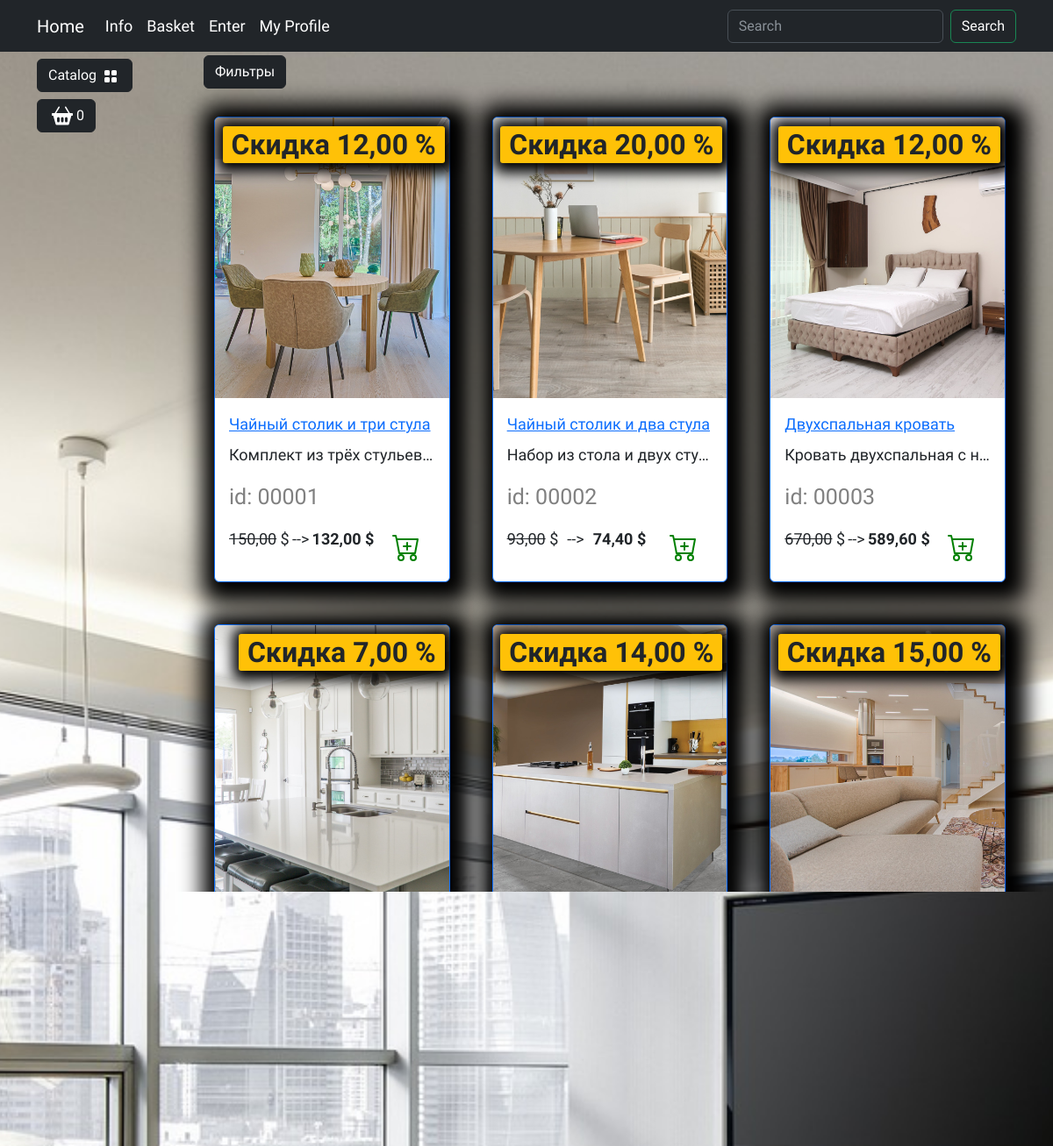
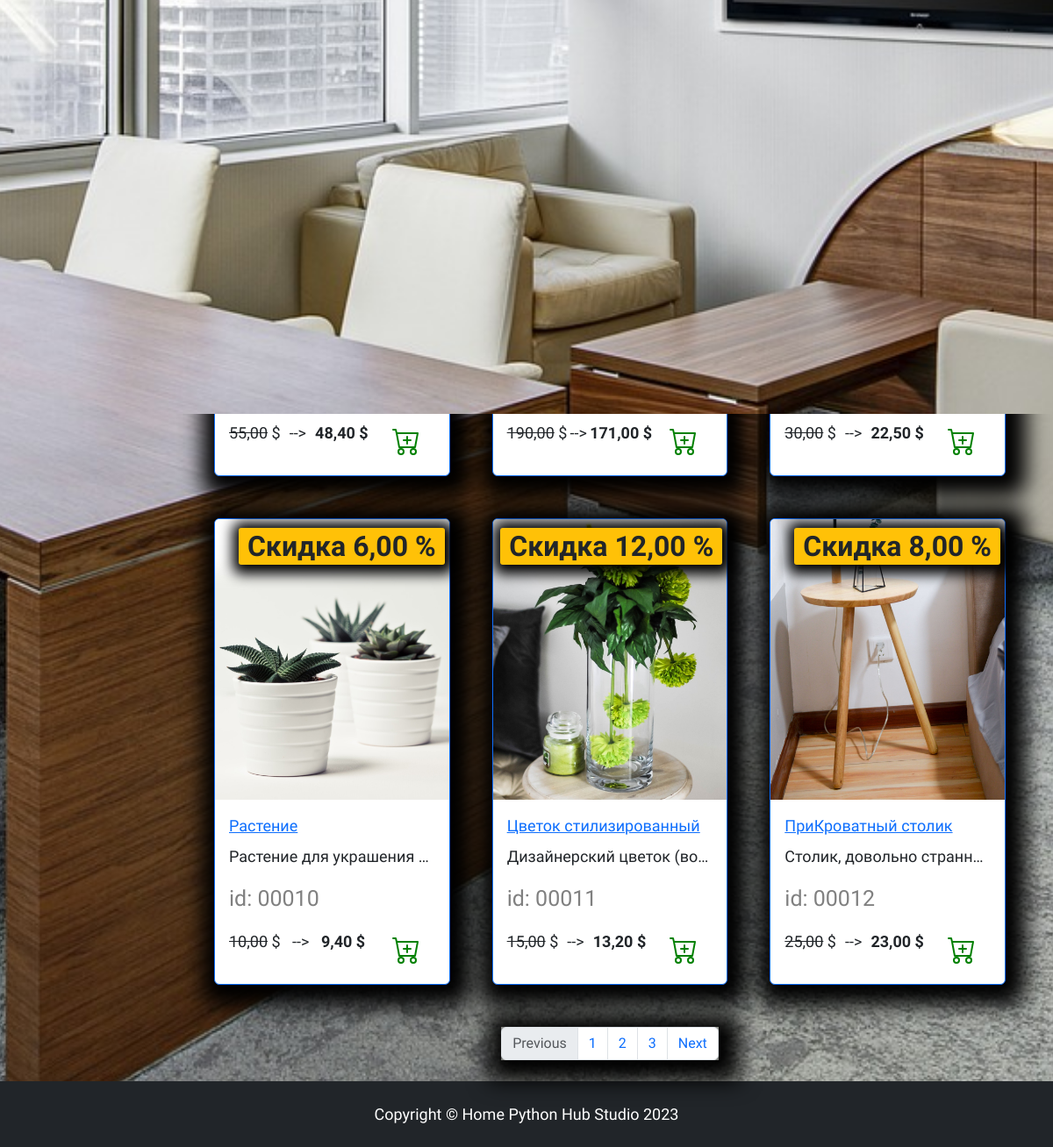
Page /catalog/all/ on the committed database (2 pictures, top to bottom).
### products/models.py (models this page shows, shortened)
class Products(models.Model):
    name = models.CharField(max_length=150, unique=True, verbose_name='Название')
    slug = models.SlugField(max_length=200, unique=True, blank=True, null=True, verbose_name='URL')
    description = models.TextField(max_length=300, blank=True, null=True, verbose_name='Описание')
    img = models.ImageField(upload_to='products_images', blank=True, null=True, verbose_name='Изображение')
    price = models.DecimalField(default=0.00, max_digits=7, decimal_places=2, verbose_name='Цена')
    discount = models.DecimalField(default=0.00, max_digits=7, decimal_places=2, verbose_name='Скидка в %')
    quantity = models.PositiveIntegerField(default=0, verbose_name='Количество')
    category = models.ForeignKey(to=Category, on_delete=models.CASCADE, verbose_name='Категория')
    class Meta:
        db_table = 'product'  # значение(имя) таблицы
        verbose_name = 'Продукт'  # название(полей ренейм их)
        verbose_name_plural = 'Продукты'  # (ренейм для множественного числа)
    def display_id(self):
        return f"{self.id:05}"
    def sell_price(self):
        if self.discount:
            return round(self.price - (self.price * self.discount) / 100, 2)
        return self.price

### products/views.py (the view)
# urls.py: path('<slug:category_slug>/', views.catalog, name="index"),
def catalog(request, category_slug):
    if category_slug == 'all':
        products = Products.objects.all()
    else:
        products = get_list_or_404(Products.objects.filter(category__slug=category_slug))  # Если нету в категории
    context = {
        'title': 'Home - Catalog',
        'products': products
    }
    return render(request, 'products/catalog.html', context)

### products/templatetags/products_tags.py (called while the page is built)
@register.simple_tag()
def tag_categories():
    return Category.objects.all()

### products/templates/products/catalog.html (shortened to what this page needs)
{% extends "main/base.html" %}
{% load static %}
{% block content %}
    <div class="row">
        <div class="dropdown mb-2">
                                <button class="btn btn-secondary dropdown-toggle btn-dark" type="button" data-bs-toggle="dropdown"
                                    aria-expanded="false">
                                    Фильтры
                                </button>
                            </div>
        {% for product in products %}
            <div class="col-lg-4 col-md-6 p-4">
                <div class="card border-primary rounded custom-shadow">
                    {% if product.img %}
                        <img src="{{ product.img.url }}" class="card-img-top" alt="{{ product.name }}">
                    {% else %}
                        <img src="{% static 'deps/images/Not found image.png' %}" class="card-img-top" alt="...">
                    {% endif %}
                    <div class="card-body">
                        <a href="{% url 'catalog:product' product.slug %}">
                            <p class="card-title">{{ product.name }}</p>
                        </a>
                        <p class="card-text text-truncate">{{ product.description }}</p>
                        <p class="product_id">id: {{ product.display_id }}</p>
                        <div class="d-flex justify-content-between">
                            {% if product.discount %}
                                <p><s>{{product.price}}</s> $</p>-->
                                <p><strong>{{product.sell_price}} $</strong></p>
                                <span class="badge bg-warning text-dark">Скидка {{product.discount}} %</span>
                            {% else %}
                                <p><strong>{{ product.price }}$</strong></p>
                            {% endif %}
                            <a href="#" class="btn add-to-cart">
                                <img class="mx-1" src="{% static 'deps/icons/cart-plus.svg' %}" alt="Catalog Icon"
                                     width="32" height="32">
                            </a>
                        </div>
                    </div>
                </div>
            </div>
        {% endfor %}
    </div>
    <nav aria-label="Page navigation example">
                            <ul class="pagination justify-content-center my-4">
                                <div class="custom-shadow d-flex">
                                    <li class="page-item disabled">
                                      <a class="page-link">Previous</a>
                                    </li>
                                    <li class="page-item"><a class="page-link" href="#">1</a></li>
                                    <li class="page-item"><a class="page-link" href="#">2</a></li>
                                    <li class="page-item"><a class="page-link" href="#">3</a></li>
                                    <li class="page-item">
                                      <a class="page-link" href="#">Next</a>
                                    </li>
                                </div>
                            </ul>
                        </nav>
{% endblock %}
{% block footer %}
    <footer class="py-4 bg-dark">
        <div class="container">
            <p class="m-0 text-center text-white">Copyright &copy; Home Python Hub Studio 2023</p>
        </div>
    </footer>
{% endblock %}

### static/deps/css/my_css.css (style rules this page uses)
body { background-image: url("../images/bg-image.jpg"); background-repeat: no-repeat; background-attachment: fixed; background-position: center center; background-size: cover; height: 100%; font-family: 'Protest Riot', sans-serif; font-size: 18px; }
.dropdown-toggle::after { content: none; }
.custom-shadow { box-shadow: 5px 5px 25px 19px #000000; }
.product_id { color: gray; font-size: 25px; }
.badge.bg-warning.text-dark { position: absolute; top: 10px; right: 5px; z-index: 1; padding: 5px 10px; border-radius: 3px; font-size: 2rem; box-shadow: 2px 2px 15px 9px #000000; }

### rows in the picture
Products: img (picture), name "Чайный столик и три стула", description "Комплект из трёх стульев…", display_id "00001", price "150,00", sell_price "132,00", discount "12,00"
Products: img (picture), name "Чайный столик и два стула", description "Набор из стола и двух сту…", display_id "00002", price "93,00", sell_price "74,40", discount "20,00"
Products: img (picture), name "Двухспальная кровать", description "Кровать двухспальная с н…", display_id "00003", price "670,00", sell_price "589,60", discount "12,00"
Products: img (picture), name "Кухонный стол с раковиной", description "Кухонный стол для обеда…", display_id "00004", price "365,00", sell_price "339,45", discount "7,00"
Products: img (picture), name "Кухонный стол с встройкой", description "Кухонный стол со встрое…", display_id "00005", price "430,00", discount "14,00"
Products: img (picture), name "Угловой диван для гостинной", discount "15,00"
Products: img (picture), name "Прикроватный столик", display_id "00007", price "55,00", sell_price "48,40", discount "12,00"
Products: img (picture), name "Диван обыкновенный", description "Диван, он же софа обыкн…", display_id "00008", price "190,00", sell_price "171,00"
Products: img (picture), name "Стул офисный", description "Описание товара, про то к…", display_id "00009", price "30,00", sell_price "22,50", discount "25,00"
Products: img (picture), name "Растение", description "Растение для украшения…", display_id "00010", price "10,00", sell_price "9,40", discount "6,00"
Products: img (picture), name "Цветок стилизированный", description "Дизайнерский цветок (во…", display_id "00011", price "15,00", sell_price "13,20", discount "12,00"
Products: img (picture), name "ПриКроватный столик", description "Столик, довольно странн…", display_id "00012", price "25,00", sell_price "23,00", discount "8,00"
